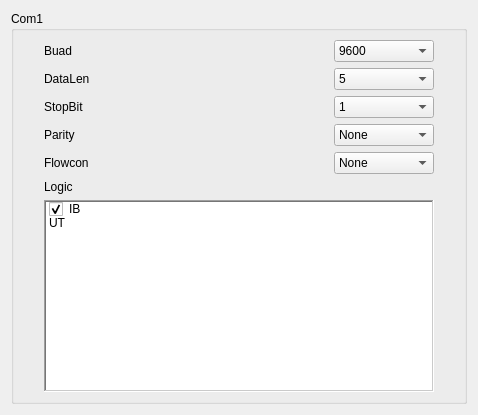
     <widget class="QWidget" name="page_Com1">
      <layout class="QVBoxLayout" name="verticalLayout_33">
       <item>
        <widget class="QGroupBox" name="Serial_Com1">
         <property name="font">
          <font>
           <weight>50</weight>
           <bold>false</bold>
          </font>
         </property>
         <property name="title">
          <string>Com1</string>
         </property>
         <property name="flat">
          <bool>true</bool>
         </property>
         <property name="checkable">
          <bool>false</bool>
         </property>
         <layout class="QVBoxLayout" name="verticalLayout_32">
          <property name="leftMargin">
           <number>30</number>
          </property>
          <property name="rightMargin">
           <number>30</number>
          </property>
          <item>
           <layout class="QHBoxLayout" name="horizontalLayout_33">
            <item>
             <widget class="QLabel" name="label_51">
              <property name="text">
               <string>Buad   </string>
              </property>
             </widget>
            </item>
            <item>
             <spacer name="horizontalSpacer_58">
              <property name="orientation">
               <enum>Qt::Horizontal</enum>
              </property>
              <property name="sizeHint" stdset="0">
               <size>
                <width>238</width>
                <height>20</height>
               </size>
              </property>
             </spacer>
            </item>
            <item>
             <widget class="QComboBox" name="Serial_Com1_Buad_Enum_Text">
              <property name="minimumSize">
               <size>
                <width>100</width>
                <height>0</height>
               </size>
              </property>
              <item>
               <property name="text">
                <string>9600</string>
               </property>
               <property name="icon">
                <iconset resource="../IDE.qrc">
                 <normaloff>:/Menu/rc/Menu/eye.png</normaloff>:/Menu/rc/Menu/eye.png</iconset>
               </property>
              </item>
              <item>
               <property name="text">
                <string>19200</string>
               </property>
               <property name="icon">
                <iconset resource="../IDE.qrc">
                 <normaloff>:/Menu/rc/Menu/eye.png</normaloff>:/Menu/rc/Menu/eye.png</iconset>
               </property>
              </item>
              <item>
               <property name="text">
                <string>38400</string>
               </property>
               <property name="icon">
                <iconset resource="../IDE.qrc">
                 <normaloff>:/Menu/rc/Menu/eye.png</normaloff>:/Menu/rc/Menu/eye.png</iconset>
               </property>
              </item>
              <item>
               <property name="text">
                <string>57600</string>
               </property>
               <property name="icon">
                <iconset resource="../IDE.qrc">
                 <normaloff>:/Menu/rc/Menu/eye.png</normaloff>:/Menu/rc/Menu/eye.png</iconset>
               </property>
              </item>
              <item>
               <property name="text">
                <string>115200</string>
               </property>
               <property name="icon">
                <iconset resource="../IDE.qrc">
                 <normaloff>:/Menu/rc/Menu/eye.png</normaloff>:/Menu/rc/Menu/eye.png</iconset>
               </property>
              </item>
              <item>
               <property name="text">
                <string>125000</string>
               </property>
               <property name="icon">
                <iconset resource="../IDE.qrc">
                 <normaloff>:/Menu/rc/Menu/eye.png</normaloff>:/Menu/rc/Menu/eye.png</iconset>
               </property>
              </item>
             </widget>
            </item>
           </layout>
          </item>
          <item>
           <layout class="QHBoxLayout" name="horizontalLayout_34">
            <item>
             <widget class="QLabel" name="label_52">
              <property name="text">
               <string>DataLen</string>
              </property>
             </widget>
            </item>
            <item>
             <spacer name="horizontalSpacer_59">
              <property name="orientation">
               <enum>Qt::Horizontal</enum>
              </property>
              <property name="sizeHint" stdset="0">
               <size>
                <width>238</width>
                <height>20</height>
               </size>
              </property>
             </spacer>
            </item>
            <item>
             <widget class="QComboBox" name="Serial_Com1_DataLen_Enum_Text">
              <property name="minimumSize">
               <size>
                <width>100</width>
                <height>0</height>
               </size>
              </property>
              <item>
               <property name="text">
                <string>5</string>
               </property>
               <property name="icon">
                <iconset resource="../IDE.qrc">
                 <normaloff>:/Menu/rc/Menu/build.png</normaloff>:/Menu/rc/Menu/build.png</iconset>
               </property>
              </item>
              <item>
               <property name="text">
                <string>6</string>
               </property>
               <property name="icon">
                <iconset resource="../IDE.qrc">
                 <normaloff>:/Menu/rc/Menu/build.png</normaloff>:/Menu/rc/Menu/build.png</iconset>
               </property>
              </item>
              <item>
               <property name="text">
                <string>7</string>
               </property>
               <property name="icon">
                <iconset resource="../IDE.qrc">
                 <normaloff>:/Menu/rc/Menu/build.png</normaloff>:/Menu/rc/Menu/build.png</iconset>
               </property>
              </item>
              <item>
               <property name="text">
                <string>8</string>
               </property>
               <property name="icon">
                <iconset resource="../IDE.qrc">
                 <normaloff>:/Menu/rc/Menu/build.png</normaloff>:/Menu/rc/Menu/build.png</iconset>
               </property>
              </item>
             </widget>
            </item>
           </layout>
          </item>
          <item>
           <layout class="QHBoxLayout" name="horizontalLayout_35">
            <item>
             <widget class="QLabel" name="label_53">
              <property name="text">
               <string>StopBit</string>
              </property>
             </widget>
            </item>
            <item>
             <spacer name="horizontalSpacer_60">
              <property name="orientation">
               <enum>Qt::Horizontal</enum>
              </property>
              <property name="sizeHint" stdset="0">
               <size>
                <width>238</width>
                <height>20</height>
               </size>
              </property>
             </spacer>
            </item>
            <item>
             <widget class="QComboBox" name="Serial_Com1_StopBit_Enum_Text">
              <property name="minimumSize">
               <size>
                <width>100</width>
                <height>0</height>
               </size>
              </property>
              <item>
               <property name="text">
                <string>1</string>
               </property>
               <property name="icon">
                <iconset resource="../IDE.qrc">
                 <normaloff>:/Menu/rc/Menu/bringtofront.png</normaloff>:/Menu/rc/Menu/bringtofront.png</iconset>
               </property>
              </item>
              <item>
               <property name="text">
                <string>1.5</string>
               </property>
               <property name="icon">
                <iconset resource="../IDE.qrc">
                 <normaloff>:/Menu/rc/Menu/bringtofront.png</normaloff>:/Menu/rc/Menu/bringtofront.png</iconset>
               </property>
              </item>
              <item>
               <property name="text">
                <string>2</string>
               </property>
               <property name="icon">
                <iconset resource="../IDE.qrc">
                 <normaloff>:/Menu/rc/Menu/bringtofront.png</normaloff>:/Menu/rc/Menu/bringtofront.png</iconset>
               </property>
              </item>
             </widget>
            </item>
           </layout>
          </item>
          <item>
           <layout class="QHBoxLayout" name="horizontalLayout_36">
            <item>
             <widget class="QLabel" name="label_54">
              <property name="text">
               <string>Parity </string>
              </property>
             </widget>
            </item>
            <item>
             <spacer name="horizontalSpacer_61">
              <property name="orientation">
               <enum>Qt::Horizontal</enum>
              </property>
              <property name="sizeHint" stdset="0">
               <size>
                <width>125</width>
                <height>17</height>
               </size>
              </property>
             </spacer>
            </item>
            <item>
             <widget class="QComboBox" name="Serial_Com1_Parity_Enum_Text">
              <property name="minimumSize">
               <size>
                <width>100</width>
                <height>0</height>
               </size>
              </property>
              <item>
               <property name="text">
                <string>None</string>
               </property>
               <property name="icon">
                <iconset resource="../IDE.qrc">
                 <normaloff>:/Menu/rc/Menu/help.png</normaloff>:/Menu/rc/Menu/help.png</iconset>
               </property>
              </item>
              <item>
               <property name="text">
                <string>Odd</string>
               </property>
               <property name="icon">
                <iconset resource="../IDE.qrc">
                 <normaloff>:/Menu/rc/Menu/help.png</normaloff>:/Menu/rc/Menu/help.png</iconset>
               </property>
              </item>
              <item>
               <property name="text">
                <string>Even</string>
               </property>
               <property name="icon">
                <iconset resource="../IDE.qrc">
                 <normaloff>:/Menu/rc/Menu/help.png</normaloff>:/Menu/rc/Menu/help.png</iconset>
               </property>
              </item>
              <item>
               <property name="text">
                <string>Mark</string>
               </property>
               <property name="icon">
                <iconset resource="../IDE.qrc">
                 <normaloff>:/Menu/rc/Menu/help.png</normaloff>:/Menu/rc/Menu/help.png</iconset>
               </property>
              </item>
              <item>
               <property name="text">
                <string>Space</string>
               </property>
               <property name="icon">
                <iconset resource="../IDE.qrc">
                 <normaloff>:/Menu/rc/Menu/help.png</normaloff>:/Menu/rc/Menu/help.png</iconset>
               </property>
              </item>
             </widget>
            </item>
           </layout>
          </item>
          <item>
           <layout class="QHBoxLayout" name="horizontalLayout_37">
            <item>
             <widget class="QLabel" name="label_55">
              <property name="text">
               <string>Flowcon</string>
              </property>
             </widget>
            </item>
            <item>
             <spacer name="horizontalSpacer_62">
              <property name="orientation">
               <enum>Qt::Horizontal</enum>
              </property>
              <property name="sizeHint" stdset="0">
               <size>
                <width>125</width>
                <height>17</height>
               </size>
              </property>
             </spacer>
            </item>
            <item>
             <widget class="QComboBox" name="Serial_Com1_Flowcon_Enum_Text">
              <property name="minimumSize">
               <size>
                <width>100</width>
                <height>0</height>
               </size>
              </property>
              <item>
               <property name="text">
                <string>None</string>
               </property>
               <property name="icon">
                <iconset resource="../IDE.qrc">
                 <normaloff>:/Menu/rc/Menu/fail.png</normaloff>:/Menu/rc/Menu/fail.png</iconset>
               </property>
              </item>
              <item>
               <property name="text">
                <string>HardWare</string>
               </property>
               <property name="icon">
                <iconset resource="../IDE.qrc">
                 <normaloff>:/Menu/rc/Menu/comm.ico</normaloff>:/Menu/rc/Menu/comm.ico</iconset>
               </property>
              </item>
              <item>
               <property name="text">
                <string>SoftWare</string>
               </property>
               <property name="icon">
                <iconset resource="../IDE.qrc">
                 <normaloff>:/Menu/rc/Menu/ftp.png</normaloff>:/Menu/rc/Menu/ftp.png</iconset>
               </property>
              </item>
             </widget>
            </item>
           </layout>
          </item>
          <item>
           <widget class="QLabel" name="label_35">
            <property name="text">
             <string>Logic</string>
            </property>
           </widget>
          </item>
          <item>
           <widget class="UpSelecQListWidget" name="Serial_Com1_Logic_Check_Item">
            <property name="frameShape">
             <enum>QFrame::WinPanel</enum>
            </property>
            <property name="selectionMode">
             <enum>QAbstractItemView::MultiSelection</enum>
            </property>
            <item>
             <property name="text">
              <string>IB</string>
             </property>
             <property name="checkState">
              <enum>Checked</enum>
             </property>
             <property name="icon">
              <iconset resource="../IDE.qrc">
               <normaloff>:/Menu/rc/Menu/chat.png</normaloff>:/Menu/rc/Menu/chat.png</iconset>
             </property>
            </item>
            <item>
             <property name="text">
              <string>UT</string>
             </property>
             <property name="checkState">
              <enum>Unchecked</enum>
             </property>
             <property name="icon">
              <iconset resource="../IDE.qrc">
               <normaloff>:/Menu/rc/Menu/chat.png</normaloff>:/Menu/rc/Menu/chat.png</iconset>
             </property>
            </item>
           </widget>
          </item>
         </layout>
        </widget>
       </item>
      </layout>
     </widget>
